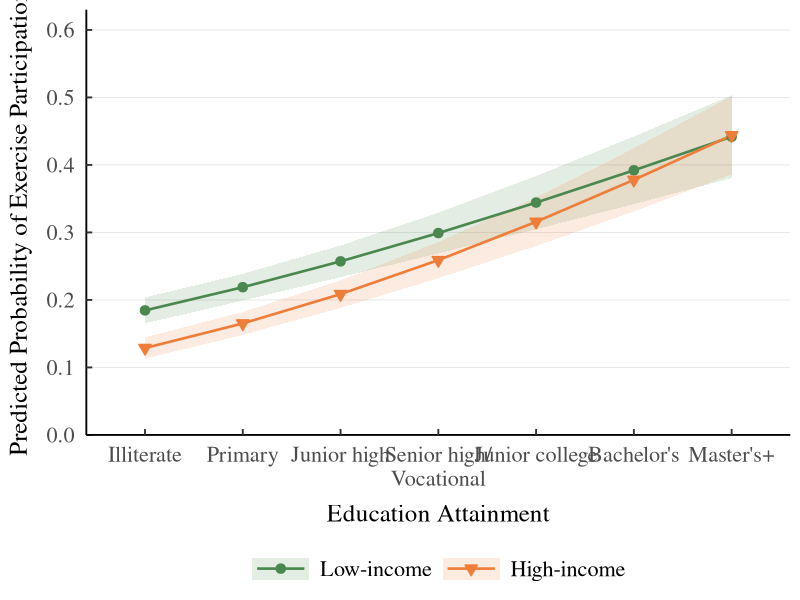
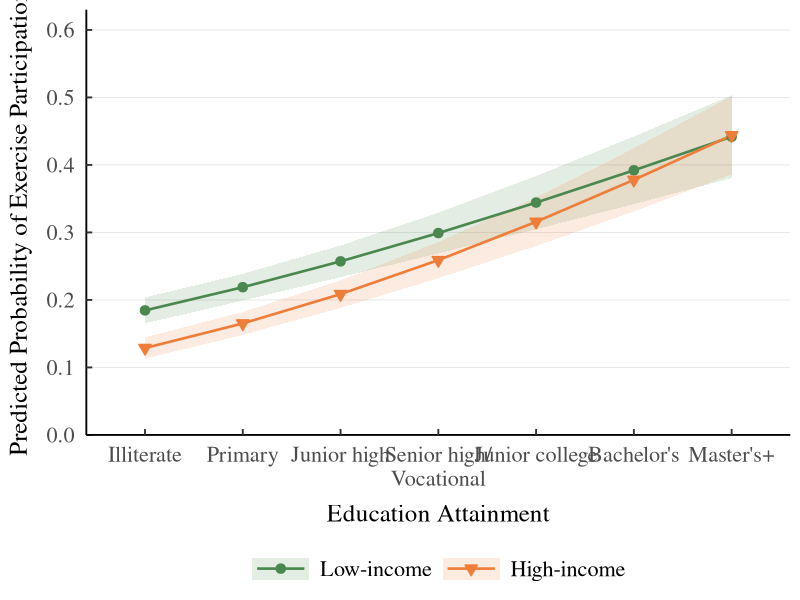
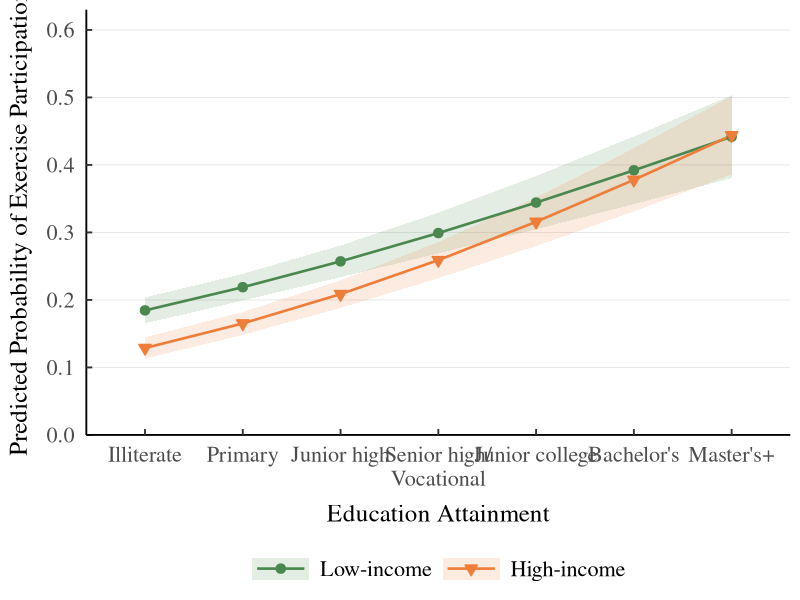

Here is the R script that generated these plots, in order:
library(tidyverse)
library(scales)

# Output directory (same folder as this script)
out_dir <- "C:/Users/cai/OneDrive/Desktop"

# ── Data ──────────────────────────────────────────────────────────────────────
df <- tribble(
  ~edu, ~income_group, ~pred,     ~lb,        ~ub,
  1,    "Low-income",  0.1844906, 0.1653578,  0.2036234,
  1,    "High-income", 0.1287646, 0.1130309,  0.1444983,
  2,    "Low-income",  0.2188766, 0.1990718,  0.2386813,
  2,    "High-income", 0.1651994, 0.1482217,  0.1821771,
  3,    "Low-income",  0.2571541, 0.2337140,  0.2805943,
  3,    "High-income", 0.2086116, 0.1882488,  0.2289744,
  4,    "Low-income",  0.2990822, 0.2688288,  0.3293356,
  4,    "High-income", 0.2589784, 0.2322160,  0.2857407,
  5,    "Low-income",  0.3442455, 0.3047813,  0.3837098,
  5,    "High-income", 0.3157762, 0.2798892,  0.3516632,
  6,    "Low-income",  0.3920595, 0.3419470,  0.4421720,
  6,    "High-income", 0.3779384, 0.3311900,  0.4246868,
  7,    "Low-income",  0.4417906, 0.3804765,  0.5031047,
  7,    "High-income", 0.4438902, 0.3857843,  0.5019962
) %>%
  mutate(
    edu_label = factor(edu, levels = 1:7,
                       labels = c("Illiterate",
                                  "Primary",
                                  "Junior high",
                                  "Senior high/\nVocational",
                                  "Junior college",
                                  "Bachelor's",
                                  "Master's+")),
    income_group = factor(income_group, levels = c("Low-income", "High-income"))
  )

# ── Plot ──────────────────────────────────────────────────────────────────────
p <- ggplot(df, aes(x = edu_label, y = pred,
                    color = income_group, fill = income_group,
                    group = income_group, shape = income_group)) +

  geom_ribbon(aes(ymin = lb, ymax = ub), alpha = 0.15, color = NA) +

  geom_line(linewidth = 0.9) +

  geom_point(size = 2.5, stroke = 0.8) +

  scale_shape_manual(values = c("Low-income" = 21, "High-income" = 25)) +
  scale_color_manual(values = c("Low-income" = "#4A8850", "High-income" = "#EE7D3A")) +
  scale_fill_manual(values  = c("Low-income" = "#4A8850", "High-income" = "#EE7D3A")) +

  scale_y_continuous(limits = c(0, 0.6),
                     breaks = seq(0, 0.6, 0.1),
                     labels = number_format(accuracy = 0.1),
                     expand = expansion(mult = c(0, 0.05))) +

  labs(
    # Title omitted per HSSC style (caption placed below figure in manuscript)
    x     = "Education Attainment",
    y     = "Predicted Probability of Exercise Participation",
    color = NULL, fill = NULL, shape = NULL
  ) +

  theme_classic(base_family = "serif", base_size = 14) +
  theme(
    plot.title         = element_blank(),
    axis.text.x        = element_text(angle = 0, hjust = 0.5, size = 16,
                                      family = "serif"),
    axis.text.y        = element_text(size = 16, family = "serif"),
    axis.title.x       = element_text(size = 18, family = "serif",
                                      margin = margin(t = 10)),
    axis.title.y       = element_text(size = 18, family = "serif",
                                      margin = margin(r = 10)),
    axis.ticks.length  = unit(-0.15, "cm"),
    axis.text.x.bottom = element_text(margin = margin(t = 0.3, unit = "cm")),
    axis.text.y.left   = element_text(margin = margin(r = 0.3, unit = "cm")),
    legend.position    = "bottom",
    legend.text        = element_text(size = 16, family = "serif"),
    legend.key.width   = unit(1.5, "cm"),
    panel.grid.major.y = element_line(color = "grey90", linewidth = 0.3)
  )

# ── Export ────────────────────────────────────────────────────────────────────
# PDF (vector, for manuscript submission)
ggsave(file.path(out_dir, "Income_Heterogeneity.pdf"),
       plot = p, width = 8, height = 5, dpi = 300, device = cairo_pdf)

# TIFF (600 dpi, LZW compression, for journal production)
ggsave(file.path(out_dir, "Income_Heterogeneity.tiff"),
       plot = p, width = 8, height = 5, dpi = 600,
       device = "tiff", compression = "lzw")
p
